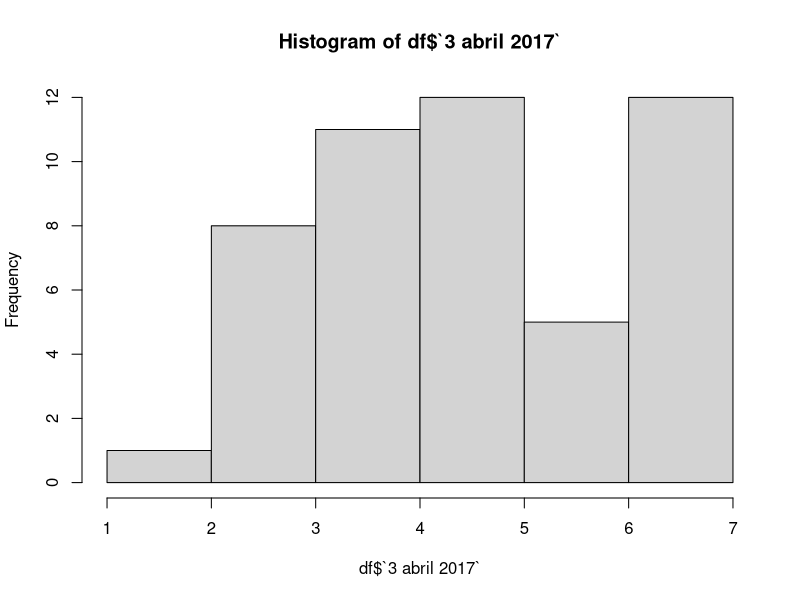
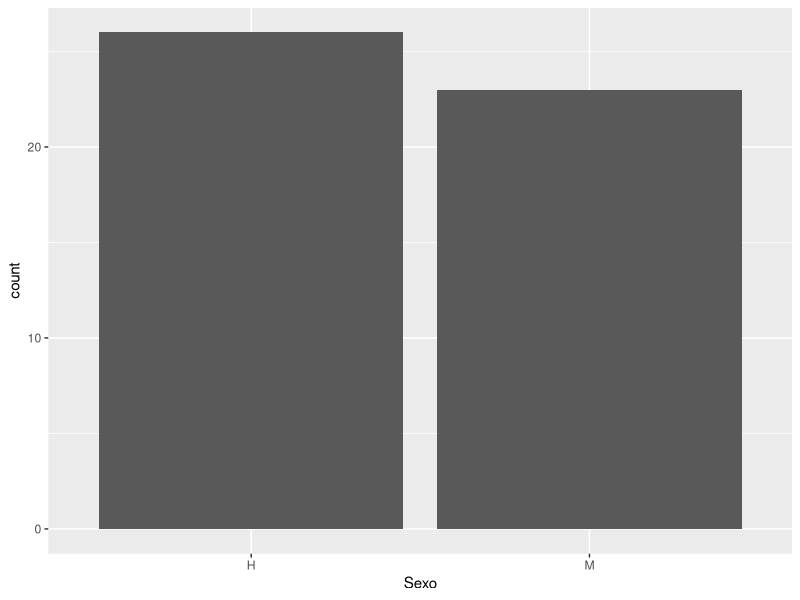
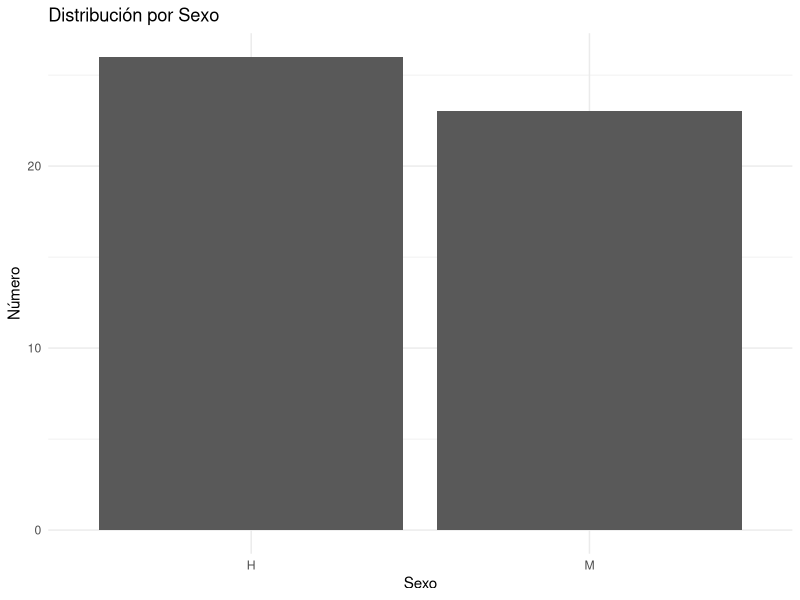
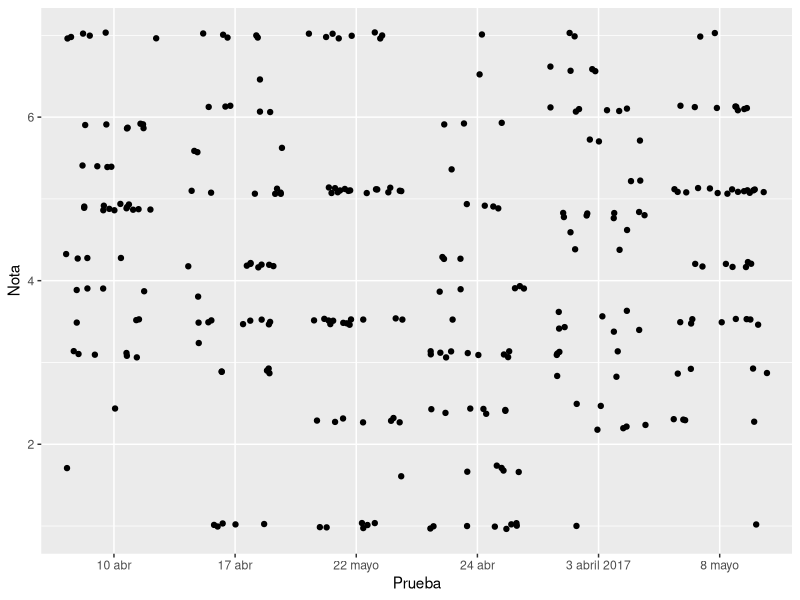
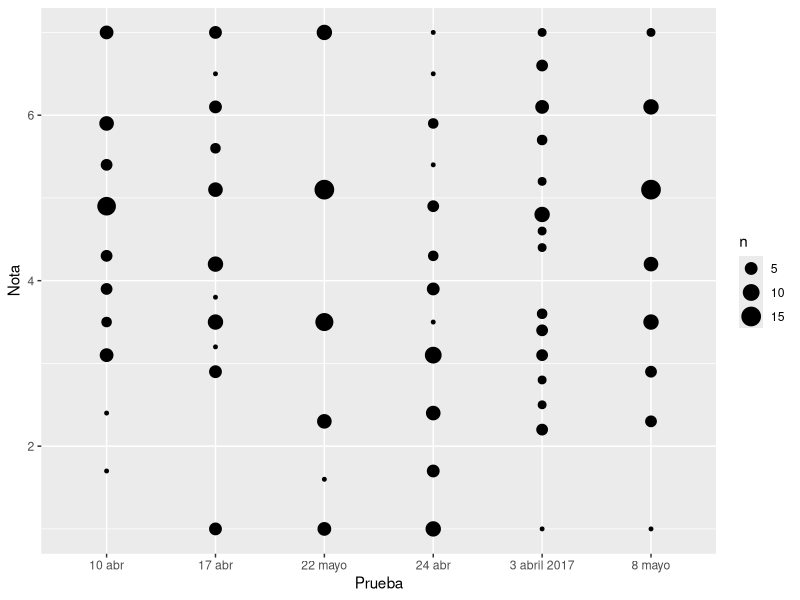

The R source for these figures, in order:
## ---- chunk 1
require(tidyverse)
require(stringr)
## ---- chunk 2
df <- read_csv("Controles2017.csv")
## ---- chunk 3
glimpse(df)
## ---- chunk 4
summary(df)
## ---- chunk 5
hist(df$`3 abril 2017`)
## ---- chunk 6
df %>% 
        ggplot(aes(x = Sexo)) + 
        geom_bar()
## ---- chunk 7
df %>% 
        ggplot(aes(x = Sexo )) + 
        geom_bar() +
        labs(title = "Distribución por Sexo", y = "Número") +
        theme_minimal() 
## ---- chunk 8
df$Sexo <- str_replace(df$Sexo, "H", "Hombre")
df$Sexo <- str_replace(df$Sexo, "M", "Mujer")
## ---- chunk 9
df %>% 
        gather("Prueba", "Nota", -c(Sexo,`Nombre Estudiante` ) )
## ---- chunk 10
df %>% 
        gather("Prueba", "Nota", -c(Sexo,`Nombre Estudiante` ) ) %>% 
        ggplot(aes(x = Prueba, y = Nota)) +
        geom_jitter()

## ---- chunk 11
df %>% 
        gather("Prueba", "Nota", -c(Sexo,`Nombre Estudiante` ) ) %>% 
        ggplot(aes(x = Prueba, y = Nota)) +
        geom_count()

